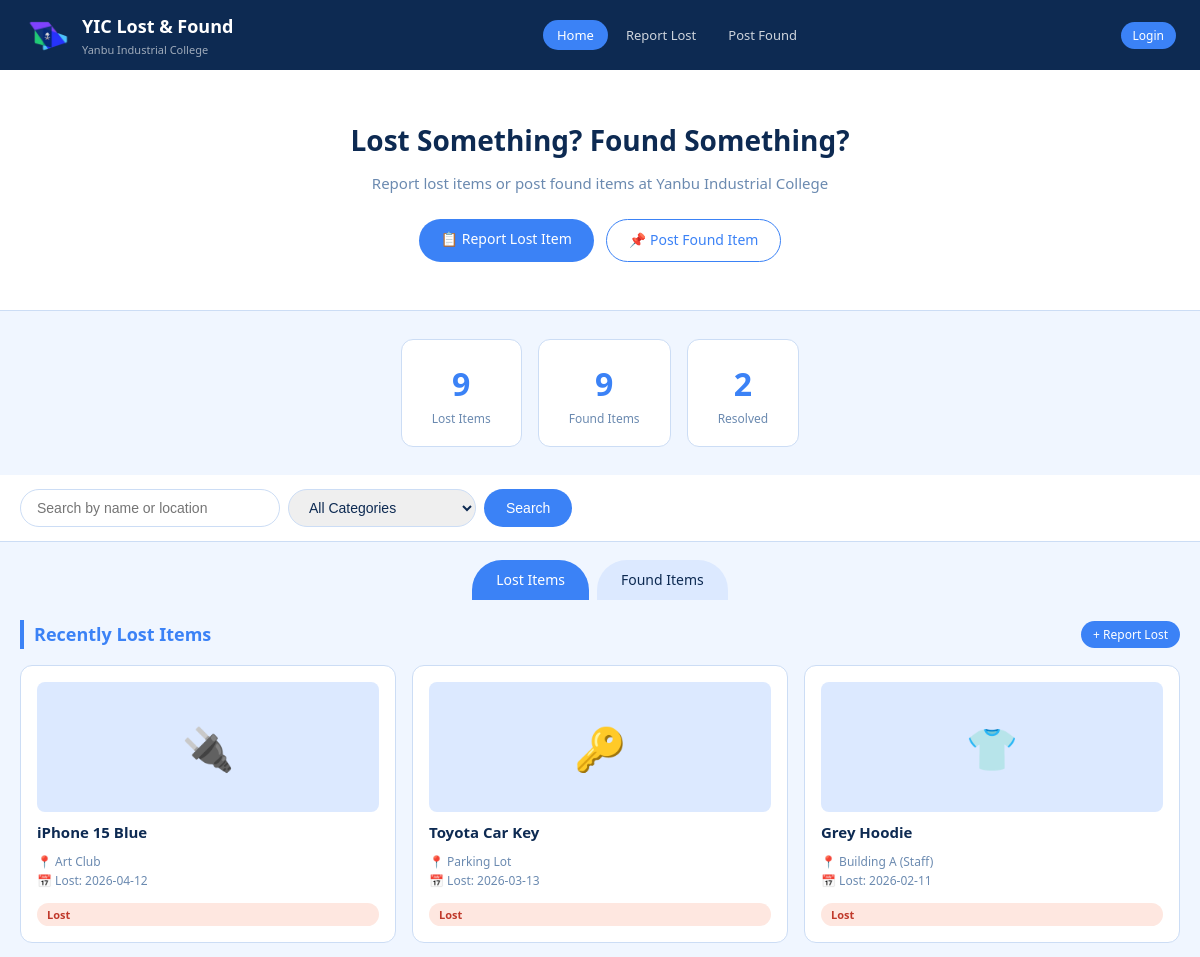
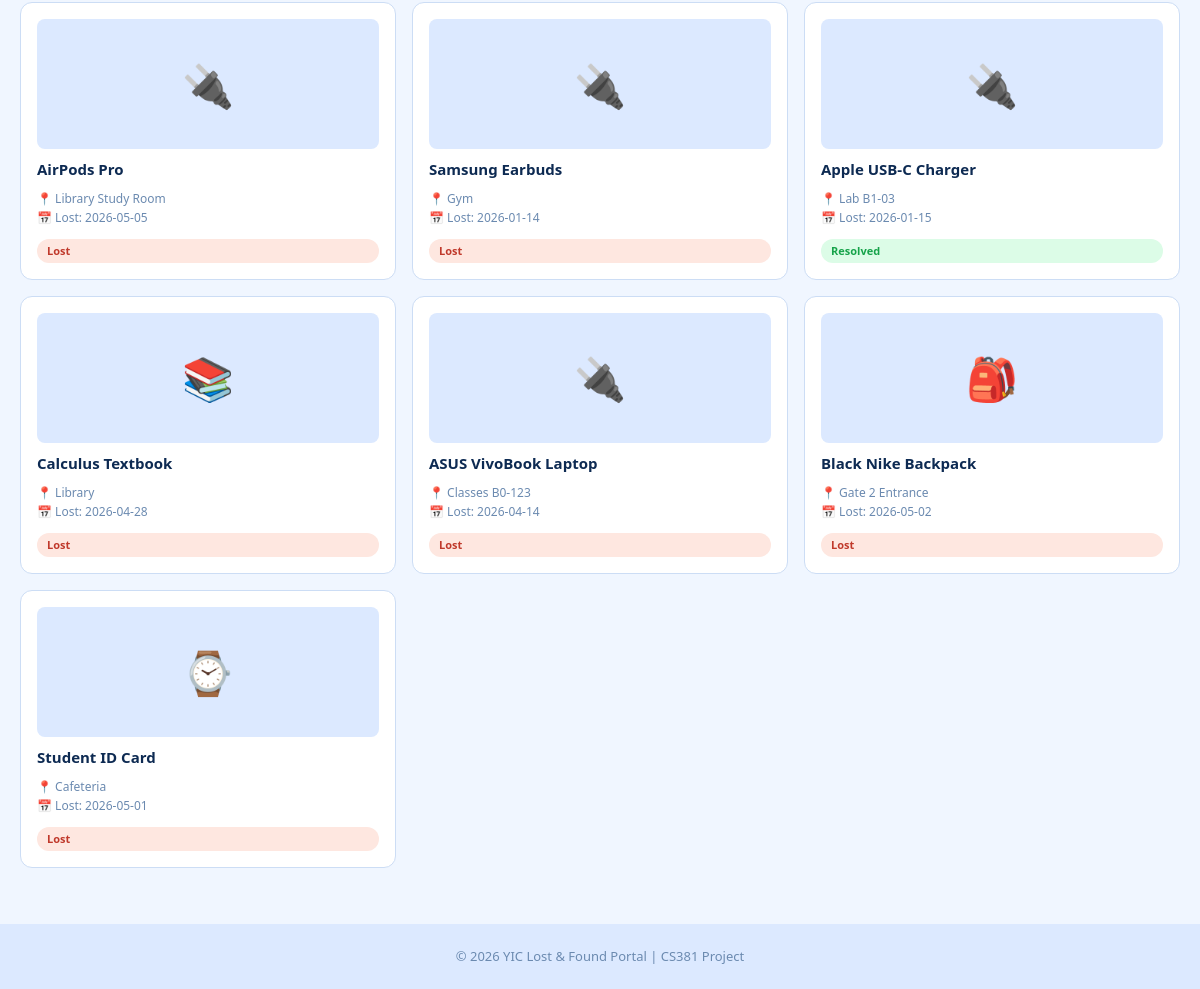
Page /Pages/index.php on the committed database (2 pictures, top to bottom).
### tables this page shows
CREATE TABLE lost_items (
    id INT AUTO_INCREMENT PRIMARY KEY,
    user_id INT NOT NULL,
    title VARCHAR(120) NOT NULL,
    category VARCHAR(50) NOT NULL,
    location VARCHAR(120) NOT NULL,
    date_lost DATE NOT NULL,
    description TEXT NOT NULL,
    contact VARCHAR(120) NOT NULL,
    reward VARCHAR(80) DEFAULT '',
    image_path VARCHAR(255) DEFAULT '',
    status VARCHAR(20) DEFAULT 'active',
    created_at TIMESTAMP DEFAULT CURRENT_TIMESTAMP,
    FOREIGN KEY (user_id) REFERENCES users(id) ON DELETE CASCADE
);

### includes/auth.php (called while the page is built, shortened)
<?php
function isLoggedIn() {
    return isset($_SESSION['logged_in']) && $_SESSION['logged_in'] === true;
}
function e($string) {
    return htmlspecialchars($string, ENT_QUOTES, 'UTF-8');
}
?>

### Pages/index.php (the view, shortened to what this page needs)
<?php
require_once '../includes/db.php';
require_once '../includes/auth.php';
$search = trim($_GET['q'] ?? '');
$category = trim($_GET['category'] ?? '');
$tab = $_GET['tab'] ?? 'lost';
$lostSql = "SELECT l.*, u.name AS owner_name FROM lost_items l JOIN users u ON u.id = l.user_id WHERE 1=1";
$lostParams = [];
$lostSql .= " ORDER BY l.created_at DESC";
$stmt = $pdo->prepare($lostSql);
$stmt->execute($lostParams);
$lostItems = $stmt->fetchAll();
$totalLost= $pdo->query("SELECT COUNT(*) FROM lost_items  WHERE status != 'resolved'")->fetchColumn();
$totalFound = $pdo->query("SELECT COUNT(*) FROM found_items WHERE status != 'resolved'")->fetchColumn();
$totalResolved = $pdo->query("SELECT (SELECT COUNT(*) FROM lost_items WHERE status='resolved') + (SELECT COUNT(*) FROM found_items WHERE status='resolved')")->fetchColumn();
function categoryIcon($cat) {
    $icons = [
        'electronics' => '🔌', 'bags' => '🎒', 'clothing' => '👕',
        'keys' => '🔑', 'accessories' => '⌚', 'books' => '📚', 'other' => '📦'
    ];
    return $icons[$cat] ?? '📦';
}
?>
<!DOCTYPE html>
<html lang="en">
<head>
    <link rel="stylesheet" href="../Style/style.css">
</head>
<body>
<header class="top-bar">
    <div class="logo-area">
        <img src="YIC_Logo.png" alt="YIC Logo">
        <div>
            <h1>YIC Lost &amp; Found</h1>
            <p>Yanbu Industrial College</p>
        </div>
    </div>
    <nav>
        <ul>
            <li><a href="index.php" class="active">Home</a></li>
            <li><a href="report_lost.php">Report Lost</a></li>
            <li><a href="report_found.php">Post Found</a></li>
        </ul>
    </nav>
    <div class="top-bar-right">
        <?php if (isLoggedIn()): ?>
            <span class="user-name-badge">👤 <?php echo e($_SESSION['user_name']); ?></span>
            <a href="logout.php" class="btn btn-white btn-small">Logout</a>
        <?php else: ?>
            <a href="login.php" class="btn btn-blue btn-small">Login</a>
        <?php endif; ?>
    </div>
</header>
<section class="hero-section">
    <h2>Lost Something? Found Something?</h2>
    <p>Report lost items or post found items at Yanbu Industrial College</p>
    <div class="hero-buttons">
        <a href="report_lost.php" class="btn btn-blue">📋 Report Lost Item</a>
        <a href="report_found.php" class="btn btn-white">📌 Post Found Item</a>
    </div>
</section>
<section class="counter-row">
    <div class="counter-box">
        <h3><?php echo $totalLost; ?></h3>
        <p>Lost Items</p>
    </div>
    <div class="counter-box">
        <h3><?php echo $totalFound; ?></h3>
        <p>Found Items</p>
    </div>
    <div class="counter-box">
        <h3><?php echo $totalResolved; ?></h3>
        <p>Resolved</p>
    </div>
</section>
<section class="search-bar">
    <form method="GET" action="index.php" style="display:flex;gap:8px;width:100%">
        <input type="text" name="q" placeholder="Search by name or location"
               value="<?php echo e($search); ?>">
        <select name="category">
            <option value="">All Categories</option>
        </select>
        <button type="submit" id="searchBtn">Search</button>
    </form>
</section>
<div class="tab-row">
    <a href="index.php?tab=lost&q=<?php echo urlencode($search); ?>&category=<?php echo urlencode($category); ?>"
       class="tab-btn <?php echo $tab === 'lost' ? 'active' : ''; ?>">Lost Items</a>
    <a href="index.php?tab=found&q=<?php echo urlencode($search); ?>&category=<?php echo urlencode($category); ?>"
       class="tab-btn <?php echo $tab === 'found' ? 'active' : ''; ?>">Found Items</a>
</div>
<?php if ($tab === 'lost'): ?>
<section class="content-panel visible">
    <div class="panel-top-row">
        <h3>Recently Lost Items</h3>
        <a href="report_lost.php" class="btn btn-small btn-blue">+ Report Lost</a>
    </div>
    <div class="cards-grid">
        <?php if (empty($lostItems)): ?>
            <div class="nothing-yet">
                <div class="big-emoji">🔍</div>
                <h3>No items found</h3>
                <p>Be the first to report a lost item.</p>
            </div>
        <?php else: ?>
            <?php foreach ($lostItems as $item): ?>
                <?php
                    $tagClass = $item['status'] === 'resolved' ? 'tag-resolved' : 'tag-lost';
                    $tagText = $item['status'] === 'resolved' ? 'Resolved' : 'Lost';
                ?>
                <div class="item-card" onclick="location.href='item_detail.php?id=<?php echo $item['id']; ?>&type=lost'">
                    <div class="card-image">
                        <?php if ($item['image_path']): ?>
<img src="<?php echo e('../' . $item['image_path']); ?>" alt="<?php echo e($item['title']); ?>">
                        <?php else: ?>
                            <span style="font-size:42px"><?php echo categoryIcon($item['category']); ?></span>
                        <?php endif; ?>
                    </div>
                    <div class="card-title"><?php echo e($item['title']); ?></div>
                    <div class="card-details">
                        📍 <?php echo e($item['location']); ?><br>
                        📅 Lost: <?php echo e($item['date_lost']); ?>
                    </div>
                    <span class="tag <?php echo $tagClass; ?>"><?php echo $tagText; ?></span>
                </div>
            <?php endforeach; ?>
        <?php endif; ?>
    </div>
</section>
<?php endif; ?>
<footer><p>&copy; 2026 YIC Lost &amp; Found Portal | CS381 Project</p></footer>
</body>
</html>

### Style/style.css (style rules this page uses)
* { margin: 0; padding: 0; box-sizing: border-box; }
body { font-family: 'Segoe UI', Arial, sans-serif; background: #f0f6ff; color: #0d2a52; line-height: 1.6; }
a { text-decoration: none; color: inherit; }
.top-bar { background: #0d2a52; color: white; padding: 12px 24px; display: flex; align-items: center; justify-content: space-between; flex-wrap: wrap; gap: 10px; position: sticky; top: 0; z-index: 100; }
.logo-area { display: flex; align-items: center; gap: 12px; }
.logo-area img { height: 46px; width: auto; }
.logo-area h1 { font-size: 18px; font-weight: 600; }
.logo-area p { font-size: 11px; opacity: 0.6; }
.top-bar nav ul { list-style: none; display: flex; gap: 4px; flex-wrap: wrap; }
.top-bar nav a { color: rgba(255,255,255,0.8); padding: 6px 14px; border-radius: 20px; font-size: 13px; transition: .2s; }
.top-bar nav a:hover, .top-bar nav a.active { background: #3b82f6; color: white; }
.top-bar-right { display: flex; align-items: center; gap: 8px; font-size: 13px; }
.btn { padding: 9px 22px; border-radius: 30px; font-size: 14px; font-weight: 500; border: none; transition: .2s; display: inline-block; }
.btn-blue { background: #3b82f6; color: white; }
.btn-white { background: transparent; color: #3b82f6; border: 1.5px solid #3b82f6; }
.btn-small { padding: 4px 12px; font-size: 12px; }
.hero-section { background: white; text-align: center; padding: 48px 20px; border-bottom: 1px solid #ccddf5; }
.hero-section h2 { font-size: 28px; font-weight: 700; margin-bottom: 8px; }
.hero-section p { font-size: 15px; color: #6b8ab0; margin-bottom: 24px; }
.hero-buttons { display: flex; gap: 12px; justify-content: center; flex-wrap: wrap; }
.counter-row { display: flex; justify-content: center; gap: 16px; padding: 28px 20px; flex-wrap: wrap; }
.counter-box { background: white; border-radius: 12px; padding: 18px 30px; text-align: center; border: 1px solid #ccddf5; }
.counter-box h3 { font-size: 32px; font-weight: 700; color: #3b82f6; }
.counter-box p { font-size: 12px; color: #6b8ab0; }
.search-bar { background: white; padding: 14px 20px; display: flex; gap: 10px; justify-content: center; flex-wrap: wrap; border-bottom: 1px solid #ccddf5; }
.search-bar input, .search-bar select { padding: 9px 16px; border: 1px solid #ccddf5; border-radius: 30px; font-size: 14px; outline: none; color: #0d2a52; }
.search-bar input { width: 260px; }
.search-bar button { padding: 9px 22px; border-radius:30px; border: none; background: #3b82f6; color: white; cursor: pointer; font-size: 14px; }
.tab-row { display:flex; justify-content: center; gap: 8px; padding: 18px 20px 0; }
.tab-btn { padding: 9px 24px; border: none; border-radius: 30px 30px 0 0; font-size: 14px; font-weight: 500; background: #dce9ff; color: #0d2a52; transition: .2s; }
.tab-btn.active { background: #3b82f6; color: white; }
.content-panel { display: none; padding: 20px; max-width: 1200px; margin: 0 auto; }
.content-panel.visible { display: block; }
.panel-top-row { display: flex; align-items: center; justify-content: space-between; margin-bottom: 16px; flex-wrap: wrap; gap: 10px; }
.panel-top-row h3 { font-size: 18px; font-weight: 600; color: #3b82f6; border-left: 4px solid #3b82f6; padding-left: 10px; }
.cards-grid { display: grid; grid-template-columns: repeat(3, 1fr); gap: 16px; }
.item-card { background: white; border-radius: 12px; padding: 16px; border: 1px solid #ccddf5; transition: .2s; display: flex; flex-direction: column; gap:8px; }
.card-image { width: 100%; height: 130px; border-radius: 8px; background: #dce9ff; display: flex; align-items: center; justify-content: center; font-size: 40px; overflow: hidden; }
.card-title { font-size: 15px; font-weight: 600; }
.card-details { font-size: 12px; color: #6b8ab0; }
.tag { display: inline-block; padding: 3px 10px; border-radius: 20px; font-size: 11px; font-weight: 600; margin-top: 4px; }
.tag-lost { background: #fee7e0; color: #c0392b; }
.tag-resolved { background: #dcfce7; color: #16a34a; }
footer { text-align: center; padding: 22px; background: #dce9ff; color: #6b8ab0; font-size: 13px; margin-top: 36px; }

### rows in the picture
lost_items: category "🔌", title "iPhone 15 Blue", location "Art Club", date_lost "2026-04-12", status "Lost"
lost_items: category "🔑", title "Toyota Car Key", location "Parking Lot", date_lost "2026-03-13", status "Lost"
lost_items: category "👕", title "Grey Hoodie", location "Building A (Staff)", date_lost "2026-02-11", status "Lost"
lost_items: category "🔌", title "AirPods Pro", location "Library Study Room", date_lost "2026-05-05", status "Lost"
lost_items: category "🔌", title "Samsung Earbuds", location "Gym", date_lost "2026-01-14", status "Lost"
lost_items: category "🔌", title "Apple USB-C Charger", location "Lab B1-03", date_lost "2026-01-15", status "Resolved"
lost_items: category "📚", title "Calculus Textbook", location "Library", date_lost "2026-04-28", status "Lost"
lost_items: category "🔌", title "ASUS VivoBook Laptop", location "Classes B0-123", date_lost "2026-04-14", status "Lost"
lost_items: category "🎒", title "Black Nike Backpack", location "Gate 2 Entrance", date_lost "2026-05-02", status "Lost"
lost_items: category "⌚", title "Student ID Card", location "Cafeteria", date_lost "2026-05-01", status "Lost"

### other values in the picture
$totalLost "9"
$totalFound "9"
$totalResolved "2"
